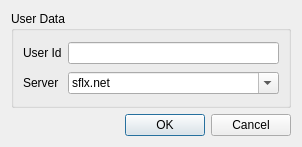
<?xml version="1.0" encoding="UTF-8"?>
<ui version="4.0">
 <class>AddUserDialog</class>
 <widget class="QDialog" name="AddUserDialog">
  <property name="geometry">
   <rect>
    <x>0</x>
    <y>0</y>
    <width>302</width>
    <height>147</height>
   </rect>
  </property>
  <property name="windowTitle">
   <string>Add Contact</string>
  </property>
  <layout class="QGridLayout" name="gridLayout">
   <item row="0" column="0">
    <widget class="QGroupBox" name="groupBox">
     <property name="title">
      <string>User Data</string>
     </property>
     <layout class="QGridLayout" name="gridLayout_2">
      <item row="0" column="0">
       <widget class="QLabel" name="label">
        <property name="text">
         <string>User Id</string>
        </property>
       </widget>
      </item>
      <item row="2" column="0">
       <widget class="QLabel" name="label_2">
        <property name="text">
         <string>Server</string>
        </property>
       </widget>
      </item>
      <item row="0" column="1">
       <widget class="QLineEdit" name="userIdEdit">
        <property name="readOnly">
         <bool>false</bool>
        </property>
       </widget>
      </item>
      <item row="2" column="1">
       <widget class="QComboBox" name="serverEdit">
        <property name="editable">
         <bool>true</bool>
        </property>
        <item>
         <property name="text">
          <string>sflx.net</string>
         </property>
        </item>
       </widget>
      </item>
     </layout>
    </widget>
   </item>
   <item row="1" column="0">
    <widget class="QDialogButtonBox" name="buttonBox">
     <property name="orientation">
      <enum>Qt::Horizontal</enum>
     </property>
     <property name="standardButtons">
      <set>QDialogButtonBox::Cancel|QDialogButtonBox::Ok</set>
     </property>
    </widget>
   </item>
  </layout>
 </widget>
 <resources/>
 <connections>
  <connection>
   <sender>buttonBox</sender>
   <signal>accepted()</signal>
   <receiver>AddUserDialog</receiver>
   <slot>accept()</slot>
   <hints>
    <hint type="sourcelabel">
     <x>248</x>
     <y>254</y>
    </hint>
    <hint type="destinationlabel">
     <x>157</x>
     <y>274</y>
    </hint>
   </hints>
  </connection>
  <connection>
   <sender>buttonBox</sender>
   <signal>rejected()</signal>
   <receiver>AddUserDialog</receiver>
   <slot>reject()</slot>
   <hints>
    <hint type="sourcelabel">
     <x>316</x>
     <y>260</y>
    </hint>
    <hint type="destinationlabel">
     <x>286</x>
     <y>274</y>
    </hint>
   </hints>
  </connection>
 </connections>
</ui>
